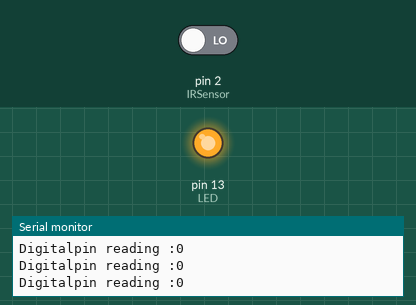
The sketch below on a simulated Arduino Uno, built with avr-gcc and run on an emulated ATmega328P. Parts: output pins drawn as LEDs (lit = HIGH), the last lines printed to the serial monitor. The inputs (shaded band) are chosen by the test bench; at power-on: pin 2 (IRSensor) LOW.

Above: at 1.4 s.
1.5 s: pin 2 (IRSensor) driven HIGH
At 2.2 s:
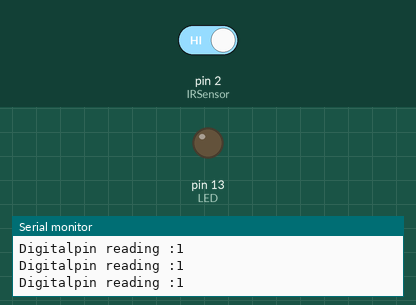
3.0 s: pin 2 (IRSensor) driven LOW
At 3.4 s:
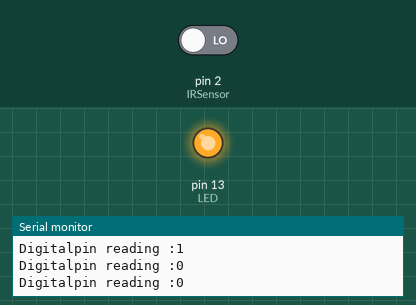
Timing chart, 0 to 6.0 s (numbered marks = the images above; inputs shaded):
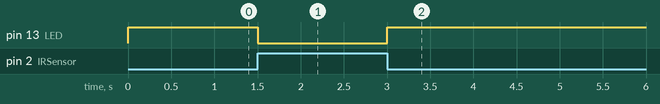

Measured:
- after the input at 1.5 s, pin 13 (LED): HIGH → LOW at once
- after the input at 3.0 s, pin 13 (LED): LOW → HIGH at once

The sketch:

IR.ino
```cpp
int IRSensor = 2; // connect ir sensor to arduino pin 2 (for esp replace the pin number with 13 which in board label D7)
int LED = 13; // conect Led to arduino pin 13 (for esp replace the pin number with 12 which in board label D6)


void setup()
{
  pinMode (IRSensor, INPUT); //Setting sensor pin as INPUT
  pinMode (LED, OUTPUT); // Setting Led pin as OUTPUT
  Serial.begin(9600);
}

void loop()
{
  int statusSensor = digitalRead (IRSensor); // Reading voltage level at the digital pin where the IRsensor is connected
  Serial.println("Digitalpin reading :"+ String(statusSensor));
  if (statusSensor == 1){
    digitalWrite(LED, LOW); // LED LOW
  }

  else
  {
    digitalWrite(LED, HIGH); // LED High
  }
  delay(300);
}
```
